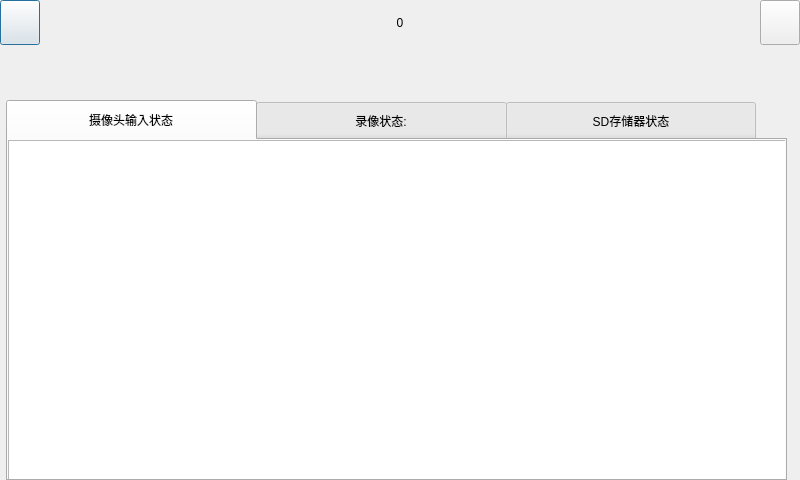
<?xml version="1.0" encoding="UTF-8"?>
<ui version="4.0">
 <class>Storage</class>
 <widget class="QDialog" name="Storage">
  <property name="geometry">
   <rect>
    <x>0</x>
    <y>0</y>
    <width>800</width>
    <height>480</height>
   </rect>
  </property>
  <property name="windowTitle">
   <string>Dialog</string>
  </property>
  <widget class="QWidget" name="widgetTop" native="true">
   <property name="geometry">
    <rect>
     <x>0</x>
     <y>0</y>
     <width>800</width>
     <height>45</height>
    </rect>
   </property>
   <property name="sizePolicy">
    <sizepolicy hsizetype="Preferred" vsizetype="Preferred">
     <horstretch>0</horstretch>
     <verstretch>0</verstretch>
    </sizepolicy>
   </property>
   <property name="maximumSize">
    <size>
     <width>16777215</width>
     <height>45</height>
    </size>
   </property>
   <layout class="QHBoxLayout" name="horizontalLayout">
    <property name="leftMargin">
     <number>0</number>
    </property>
    <property name="topMargin">
     <number>0</number>
    </property>
    <property name="rightMargin">
     <number>0</number>
    </property>
    <property name="bottomMargin">
     <number>0</number>
    </property>
    <item>
     <widget class="QPushButton" name="btnReturn">
      <property name="sizePolicy">
       <sizepolicy hsizetype="Minimum" vsizetype="Expanding">
        <horstretch>0</horstretch>
        <verstretch>0</verstretch>
       </sizepolicy>
      </property>
      <property name="text">
       <string/>
      </property>
     </widget>
    </item>
    <item>
     <widget class="QLabel" name="labTitle">
      <property name="sizePolicy">
       <sizepolicy hsizetype="Expanding" vsizetype="Preferred">
        <horstretch>0</horstretch>
        <verstretch>0</verstretch>
       </sizepolicy>
      </property>
      <property name="text">
       <string>0</string>
      </property>
      <property name="alignment">
       <set>Qt::AlignCenter</set>
      </property>
     </widget>
    </item>
    <item>
     <widget class="QPushButton" name="btnMsg">
      <property name="sizePolicy">
       <sizepolicy hsizetype="Minimum" vsizetype="Expanding">
        <horstretch>0</horstretch>
        <verstretch>0</verstretch>
       </sizepolicy>
      </property>
      <property name="text">
       <string/>
      </property>
     </widget>
    </item>
   </layout>
  </widget>
  <widget class="QTabWidget" name="tabWidget">
   <property name="geometry">
    <rect>
     <x>6</x>
     <y>100</y>
     <width>781</width>
     <height>381</height>
    </rect>
   </property>
   <property name="styleSheet">
    <string notr="true">QTabBar::tab{width:250}

QTabBar::tab{height:40}</string>
   </property>
   <property name="currentIndex">
    <number>0</number>
   </property>
   <widget class="QWidget" name="input">
    <attribute name="title">
     <string>摄像头输入状态</string>
    </attribute>
    <widget class="QTableWidget" name="iuput_table">
     <property name="geometry">
      <rect>
       <x>0</x>
       <y>0</y>
       <width>781</width>
       <height>381</height>
      </rect>
     </property>
    </widget>
   </widget>
   <widget class="QWidget" name="record">
    <attribute name="title">
     <string>录像状态:</string>
    </attribute>
    <widget class="QTableWidget" name="record_table">
     <property name="geometry">
      <rect>
       <x>0</x>
       <y>0</y>
       <width>781</width>
       <height>381</height>
      </rect>
     </property>
    </widget>
   </widget>
   <widget class="QWidget" name="storage">
    <attribute name="title">
     <string>SD存储器状态</string>
    </attribute>
    <widget class="QWidget" name="verticalLayoutWidget">
     <property name="geometry">
      <rect>
       <x>170</x>
       <y>80</y>
       <width>261</width>
       <height>181</height>
      </rect>
     </property>
     <layout class="QVBoxLayout" name="verticalLayout">
      <item>
       <widget class="QLabel" name="label_1">
        <property name="text">
         <string>TextLabel</string>
        </property>
       </widget>
      </item>
      <item>
       <widget class="QLabel" name="label_2">
        <property name="text">
         <string>TextLabel</string>
        </property>
       </widget>
      </item>
      <item>
       <widget class="QLabel" name="label_3">
        <property name="text">
         <string>TextLabel</string>
        </property>
       </widget>
      </item>
     </layout>
    </widget>
    <widget class="QWidget" name="verticalLayoutWidget_2">
     <property name="geometry">
      <rect>
       <x>440</x>
       <y>80</y>
       <width>160</width>
       <height>181</height>
      </rect>
     </property>
     <layout class="QVBoxLayout" name="verticalLayout_2">
      <item>
       <widget class="QLabel" name="label_4">
        <property name="text">
         <string/>
        </property>
       </widget>
      </item>
      <item>
       <widget class="QLabel" name="label_5">
        <property name="text">
         <string/>
        </property>
       </widget>
      </item>
      <item>
       <widget class="QLabel" name="label_6">
        <property name="text">
         <string/>
        </property>
       </widget>
      </item>
     </layout>
    </widget>
   </widget>
  </widget>
 </widget>
 <resources/>
 <connections/>
</ui>
